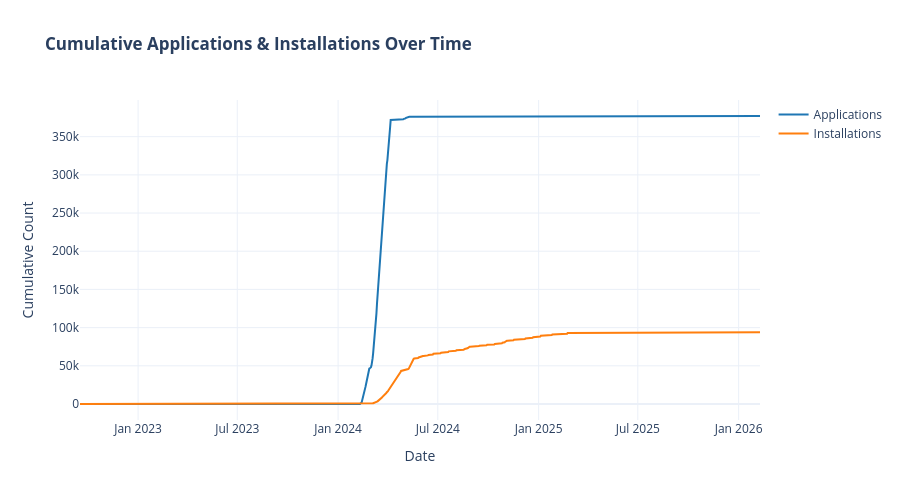

Here is the notebook cell this chart was saved with:
### Markdown cell above
## 1. Adoption Trends Over Time

### Code cell
# Q1: What are the adoption trends over time?
datewise['rptdate'] = pd.to_datetime(datewise['rptdate'])
datewise = datewise.sort_values('rptdate')

# Calculate cumulative metrics
datewise['cum_applications'] = datewise['applications'].cumsum()
datewise['cum_installations'] = datewise['installations'].cumsum()
datewise['cum_subsidy'] = datewise['subsidyredeemed'].cumsum()

# Create time-series chart
fig = make_subplots(specs=[[{"secondary_y": False}]])
fig.add_trace(go.Scatter(x=datewise['rptdate'], y=datewise['cum_applications'], 
                         name='Applications', mode='lines', line=dict(color='#1f77b4')))
fig.add_trace(go.Scatter(x=datewise['rptdate'], y=datewise['cum_installations'], 
                         name='Installations', mode='lines', line=dict(color='#ff7f0e')))

fig.update_layout(
    title='<b>Cumulative Applications & Installations Over Time</b>',
    xaxis_title='Date',
    yaxis_title='Cumulative Count',
    hovermode='x unified',
    height=500,
    template='plotly_white'
)

fig.show()

print("\n" + "="*80)
print("Q1: ADOPTION TRENDS OVER TIME")
print("="*80)
print(f"Date Range: {datewise['rptdate'].min().date()} to {datewise['rptdate'].max().date()}")
print(f"Total Days: {len(datewise)}")
print(f"Final Application Count: {datewise['cum_applications'].iloc[-1]:,.0f}")
print(f"Final Installation Count: {datewise['cum_installations'].iloc[-1]:,.0f}")

### Figure 1 — Plotly figure (JSON) as saved in the notebook; plotly's stock layout.template omitted (floating-point values rounded to 4 significant figures; data arrays with more than 128 entries replaced by an {"elided": "..."} marker saying what was removed)
{"data": [{"line": {"color": "#1f77b4"}, "mode": "lines", "name": "Applications", "type": "scatter", "x": {"elided": "795 str values"}, "y": {"elided": "795 float values"}}, {"line": {"color": "#ff7f0e"}, "mode": "lines", "name": "Installations", "type": "scatter", "x": {"elided": "795 str values"}, "y": {"elided": "795 float values"}}], "layout": {"height": 500, "hovermode": "x unified", "title": {"text": "<b>Cumulative Applications & Installations Over Time</b>"}, "xaxis": {"anchor": "y", "domain": [0, 1], "title": {"text": "Date"}}, "yaxis": {"anchor": "x", "domain": [0, 1], "title": {"text": "Cumulative Count"}}}}
